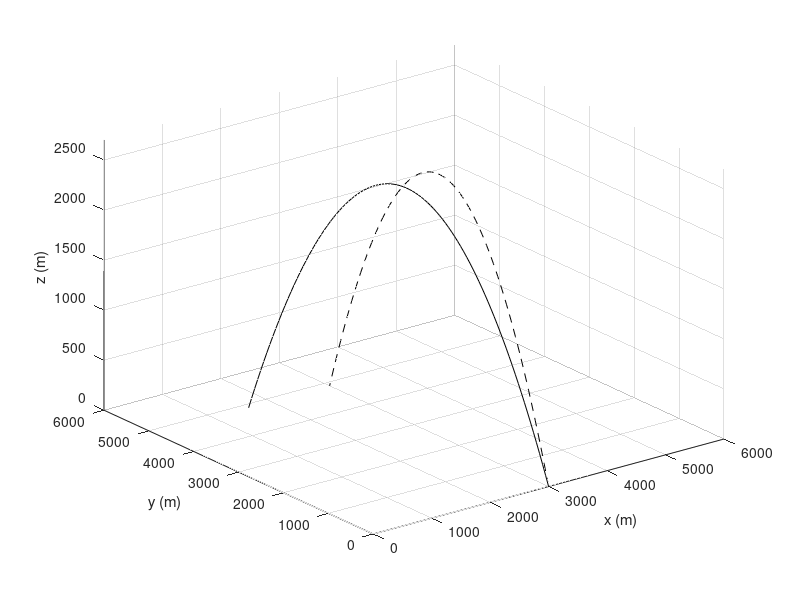

Recreate this plot in MATLAB.
t=0:0.1:6*pi;
x=sqrt(t).*sin(2*t);
y=sqrt(t).*cos(2*t);
z=0.5*t;
plot3(x,y,z,'k','linewidth',1)
grid on
xlabel('x'); ylabel('y'); zlabel('z')

%%
x = -1:3;
y = 1:4;
[x,y] = meshgrid(x,y)

% the value of z at each point of the grid:
z = x.*y.^2 ./ (x.^2 + y.^2);

mesh(x,y,z) % mesh plot
surf(x,y,z) % surface plot

view(20,35) % azimuth(az) and elevation(el) angles

%%
[x, y,z] = sphere(20);
surf(x,y,z)

%% sample problem 10-1
v0=250; g=9.81; theta=65;
x0=3000; vx=-30;

v0z=v0*sin(theta*pi/180);
v0y=v0*cos(theta*pi/180);

t=2*v0z/g;

tplot=linspace(0,t,100);

z=v0z*tplot-0.5*g*tplot.^2;
y=v0y*tplot;
x=x0+vx*tplot;

xnowind(1:length(y))=x0;
plot3(x,y,z,'k-',xnowind,y,z,'k--')
grid on
axis([0 6000 0 6000 0 2700])
xlabel('x (m)'); ylabel('y (m)'); zlabel('z (m)')
